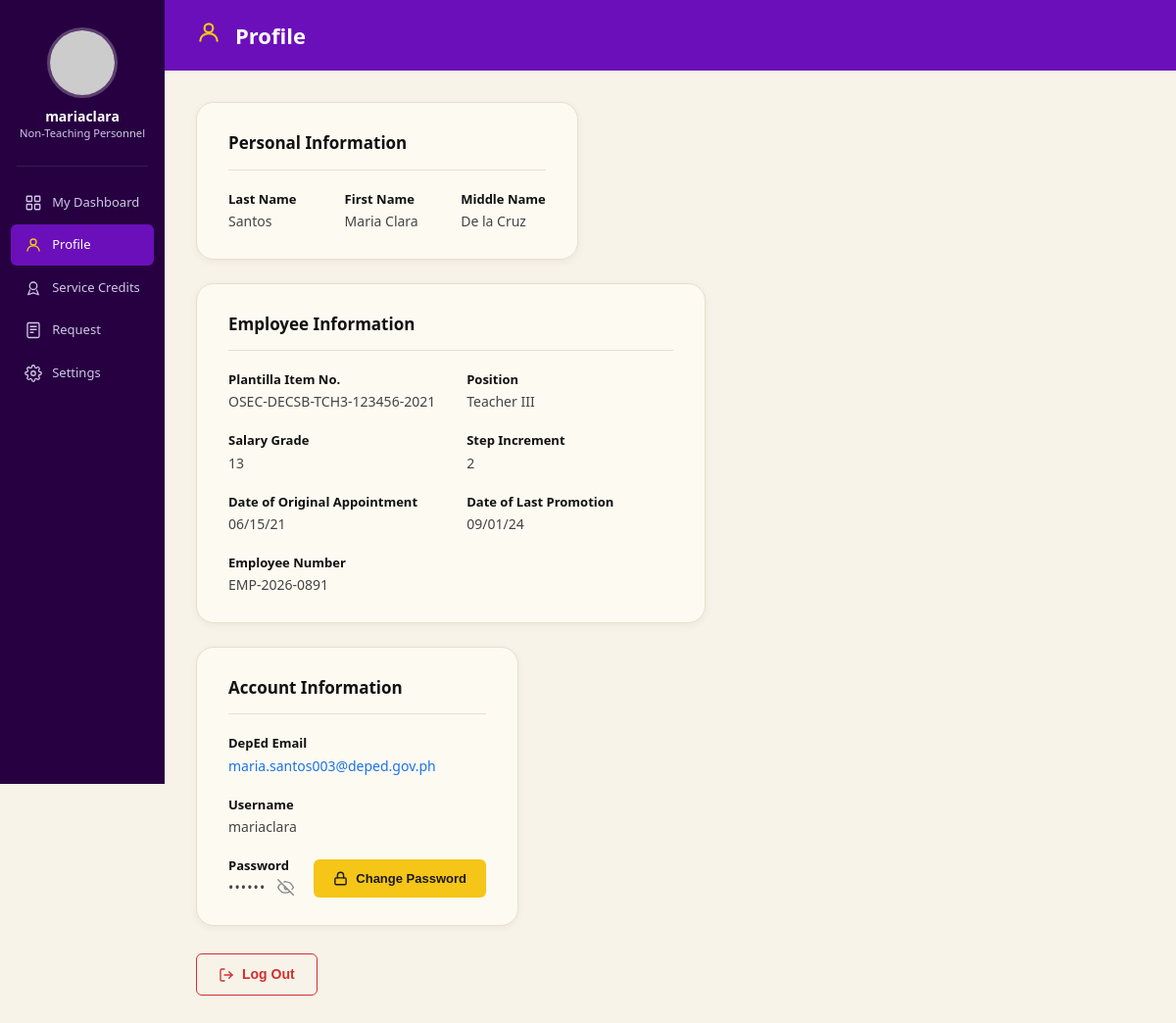
Page /Pages/Users/userProfile.php (signed in) on the committed database.
### tables this page shows
CREATE TABLE `accounts` (
  `account_id` int(10) UNSIGNED NOT NULL,
  `employee_id` int(10) UNSIGNED NOT NULL,
  `role_id` int(10) UNSIGNED NOT NULL,
  `username` varchar(100) NOT NULL,
  `password_hash` varchar(255) NOT NULL,
  `is_active` tinyint(1) NOT NULL DEFAULT 1,
  `created_at` datetime NOT NULL DEFAULT current_timestamp(),
  `updated_at` datetime NOT NULL DEFAULT current_timestamp() ON UPDATE current_timestamp()
);

CREATE TABLE `employees` (
  `employee_id` int(10) UNSIGNED NOT NULL,
  `employee_number` varchar(50) NOT NULL,
  `personnel_type` enum('Teaching','Non-Teaching') NOT NULL,
  `last_name` varchar(100) NOT NULL,
  `first_name` varchar(100) NOT NULL,
  `middle_name` varchar(100) DEFAULT NULL,
  `plantilla_item_number` varchar(100) DEFAULT NULL,
  `position` varchar(150) NOT NULL,
  `salary_grade` tinyint(3) UNSIGNED DEFAULT NULL,
  `step_increment` tinyint(3) UNSIGNED DEFAULT NULL,
  `date_original_appointment` date DEFAULT NULL,
  `date_last_promotion` date DEFAULT NULL,
  `deped_email` varchar(150) NOT NULL,
  `created_at` datetime NOT NULL DEFAULT current_timestamp(),
  `updated_at` datetime NOT NULL DEFAULT current_timestamp() ON UPDATE current_timestamp()
);

### database.php (called while the page is built, shortened)
<?php
function db(): PDO {
    static $pdo = null;
    if ($pdo === null) {
        $host = "localhost";
        $database = "db_persys";
        $username = "root";
        $password = "";
        try {
            $pdo = new PDO(
                "mysql:host=$host;dbname=$database;charset=utf8mb4",
                $username,
                $password,
                [
                    PDO::ATTR_ERRMODE => PDO::ERRMODE_EXCEPTION,
                    PDO::ATTR_DEFAULT_FETCH_MODE => PDO::FETCH_ASSOC,
                    PDO::ATTR_EMULATE_PREPARES => false,
                ]
            );
        } catch (PDOException $e) {
            die("Database connection failed: " . $e->getMessage());
        }
    }
    return $pdo;
}

### Pages/Users/userProfile.php (the view, shortened to what this page needs)
<?php
$stmt = db()->prepare("
    SELECT
        e.employee_id,
        e.employee_number,
        e.last_name,
        e.first_name,
        e.middle_name,
        e.plantilla_item_number,
        e.position,
        e.salary_grade,
        e.step_increment,
        e.date_original_appointment,
        e.date_last_promotion,
        e.deped_email,
        a.username,
        r.role_name
    FROM employees e
    INNER JOIN accounts a
        ON a.employee_id = e.employee_id
    INNER JOIN roles r
        ON r.role_id = a.role_id
    WHERE e.employee_id = ?
      AND a.is_active = 1
");
$stmt->execute([$_SESSION['employee_id']]);
$profile = $stmt->fetch();
?>
<!DOCTYPE html>
<html lang="en">
<head>
  <link rel="stylesheet" href="../../styles/user.css" />
  <link rel="stylesheet" href="../../styles/user-profile.css" />
</head>
<body>
  <div class="app-shell">
    <aside class="sidebar" id="sidebar" aria-label="User navigation">
      <img class="sidebar-avatar" src="https://placehold.co/72x72/6B0FBA/FFFFFF?text=U" alt="User profile photo" />
      <p class="sidebar-name"><?php echo htmlspecialchars($_SESSION['username']); ?></p>
      <p class="sidebar-role"><?php echo htmlspecialchars($_SESSION['role_name']); ?></p>
      <div class="sidebar-divider" role="separator"></div>
      <nav aria-label="Main menu">
        <ul class="sidebar-nav">
          <li>
            <a href="userDashboard.php" class="nav-item">
              <span class="nav-icon" aria-hidden="true">
                <svg viewBox="0 0 24 24">
                  <rect x="3" y="3" width="7" height="7" rx="1"/>
                  <rect x="14" y="3" width="7" height="7" rx="1"/>
                  <rect x="3" y="14" width="7" height="7" rx="1"/>
                  <rect x="14" y="14" width="7" height="7" rx="1"/>
                </svg>
              </span>
              My Dashboard
            </a>
          </li>
          <li>
            <a href="userProfile.php" class="nav-item active" aria-current="page">
              <span class="nav-icon" aria-hidden="true">
                <svg viewBox="0 0 24 24">
                  <circle cx="12" cy="8" r="4"/>
                  <path d="M4 20c0-4 3.6-7 8-7s8 3 8 7"/>
                </svg>
              </span>
              Profile
            </a>
          </li>
          <li>
            <a href="userServiceCredits.php" class="nav-item">
              <span class="nav-icon" aria-hidden="true">
                <svg viewBox="0 0 24 24">
                  <circle cx="12" cy="9" r="5"/>
                  <path d="M7.5 14.5L5 21l7-2.5L19 21l-2.5-6.5"/>
                </svg>
              </span>
              Service Credits
            </a>
          </li>
          <li>
            <a href="userRequest.php" class="nav-item">
              <span class="nav-icon" aria-hidden="true">
                <svg viewBox="0 0 24 24">
                  <rect x="4" y="2" width="16" height="20" rx="2"/>
                  <line x1="8" y1="7" x2="16" y2="7"/>
                  <line x1="8" y1="11" x2="16" y2="11"/>
                  <line x1="8" y1="15" x2="12" y2="15"/>
                </svg>
              </span>
              Request
            </a>
          </li>
          <li>
            <a href="userSettings.php" class="nav-item">
              <span class="nav-icon" aria-hidden="true">
              </span>
              Settings
            </a>
          </li>
        </ul>
      </nav>
    </aside>
    <div class="main-wrapper">
      <header class="topbar" role="banner">
        <span class="topbar-person-icon" aria-hidden="true">
          <svg viewBox="0 0 24 24">
            <circle cx="12" cy="8" r="4"/>
            <path d="M4 20c0-4 3.6-7 8-7s8 3 8 7"/>
          </svg>
        </span>
        <h1 class="topbar-title">Profile</h1>
      </header>
      <main class="page-content profile-content" id="mainContent">
        <section class="profile-card" aria-labelledby="personalInfoTitle">
          <h2 class="profile-card-title" id="personalInfoTitle">
            Personal Information
          </h2>
          <dl class="info-grid cols-3">
            <div class="info-field">
              <dt class="field-key">Last Name</dt>
              <dd class="field-val"><?= htmlspecialchars($profile['last_name']) ?></dd>
            </div>
            <div class="info-field">
              <dt class="field-key">First Name</dt>
              <dd class="field-val"><?= htmlspecialchars($profile['first_name']) ?></dd>
            </div>
            <div class="info-field">
              <dt class="field-key">Middle Name</dt>
              <dd class="field-val"><?= htmlspecialchars($profile['middle_name']) ?></dd>
            </div>
          </dl>
        </section>
        <section class="profile-card" aria-labelledby="employeeInfoTitle">
          <h2 class="profile-card-title" id="employeeInfoTitle">
            Employee Information
          </h2>
          <dl class="info-grid cols-2">
            <div class="info-field">
              <dt class="field-key">Plantilla Item No.</dt>
              <dd class="field-val"><?= htmlspecialchars($profile['plantilla_item_number']) ?></dd>
            </div>
            <div class="info-field">
              <dt class="field-key">Position</dt>
              <dd class="field-val"><?= htmlspecialchars($profile['position']) ?></dd>
            </div>
            <div class="info-field">
              <dt class="field-key">Salary Grade</dt>
              <dd class="field-val"><?= htmlspecialchars($profile['salary_grade']) ?></dd>
            </div>
            <div class="info-field">
              <dt class="field-key">Step Increment</dt>
              <dd class="field-val"><?= htmlspecialchars($profile['step_increment']) ?></dd>
            </div>
            <div class="info-field">
              <dt class="field-key">Date of Original Appointment</dt>
              <dd class="field-val"> <?= date(
                    'm/d/y',
                    strtotime($profile['date_original_appointment'])
                ) ?></dd>
            </div>
            <div class="info-field">
              <dt class="field-key">Date of Last Promotion</dt>
              <dd class="field-val">  <?= !empty($profile['date_last_promotion'])
        ? date('m/d/y', strtotime($profile['date_last_promotion']))
        : 'None' ?></dd>
            </div>
            <div class="info-field span-full">
              <dt class="field-key">Employee Number</dt>
              <dd class="field-val"><?= htmlspecialchars($profile['employee_number']) ?></dd>
            </div>
          </dl>
        </section>
        <section class="profile-card" aria-labelledby="accountInfoTitle">
          <h2 class="profile-card-title" id="accountInfoTitle">
            Account Information
          </h2>
          <div class="account-grid">
            <div class="info-field">
              <span class="field-key">DepEd Email</span>
              <span class="field-val">
                <a href="#">
                 <?= htmlspecialchars($profile['deped_email']) ?>
                </a>
              </span>
            </div>
            <div class="info-field">
              <span class="field-key">Username</span>
              <span class="field-val"><?= htmlspecialchars($profile['username']) ?></span>
            </div>
            <div class="password-row">
              <div class="password-field">
                <span class="field-key">Password</span>
                <div class="password-display">
                  <span
                    class="password-value field-val"
                    id="profilePasswordValue"
                    data-password=""
                  ></span>
                  <button
                    type="button"
                    class="btn-eye-toggle"
                    id="profilePasswordToggle"
                    aria-label="Show password"
                    aria-pressed="false"
                  >
                  </button>
                </div>
              </div>
              <button type="button" class="btn-change-password">
                <svg viewBox="0 0 24 24" aria-hidden="true">
                  <rect x="3" y="11" width="18" height="11" rx="2" ry="2"/>
                  <path d="M7 11V7a5 5 0 0 1 10 0v4"/>
                </svg>
                Change Password
              </button>
            </div>
          </div>
        </section>
        <div class="profile-footer">
          <button type="button" class="btn-logout">
            <svg viewBox="0 0 24 24" aria-hidden="true">
              <path d="M9 21H5a2 2 0 0 1-2-2V5a2 2 0 0 1 2-2h4"/>
              <polyline points="16 17 21 12 16 7"/>
              <line x1="21" y1="12" x2="9" y2="12"/>
            </svg>
            Log Out
          </button>
        </div>
      </main>
    </div>
  </div>
</body>
</html>

### styles/user.css (style rules this page uses)
*, *::before, *::after { box-sizing: border-box; margin: 0; padding: 0; }
:root { --clr-purple-darkest: #1E0038; --clr-purple-sidebar: #260041; --clr-purple-topbar: #6B0FBA; --clr-purple-active: #7B1FC8; --clr-purple-icon: #5B0FA8; --clr-purple-notif-hd: #2D0057; --clr-purple-mid: #6A0DAD; --clr-yellow-accent: #F5C518; --clr-yellow-badge: #F5C518; --clr-white: #FFFFFF; --clr-cream-bg: #F7F3E8; --clr-card-bg: #FDFAF2; --clr-notif-item-bg: #FDFAF2; --clr-border-light: #E8E0CC; --clr-text-dark: #111111; --clr-text-mid: #444444; --clr-text-light: #888888; --clr-sidebar-text: #D4C5E8; --sidebar-width: 168px; --topbar-height: 72px; --font-base: 'Segoe UI', system-ui, -apple-system, sans-serif; --gap-sm: 8px; --gap-md: 16px; --gap-lg: 24px; --gap-xl: 32px; --radius-sm: 6px; --radius-md: 12px; --radius-lg: 18px; --transition: 0.2s ease; }
html, body { height: 100%; font-family: var(--font-base); background-color: var(--clr-cream-bg); color: var(--clr-text-dark); -webkit-font-smoothing: antialiased; }
a { text-decoration: none; color: inherit; }
ul, ol { list-style: none; }
.app-shell { display: flex; min-height: 100vh; }
.sidebar { width: var(--sidebar-width); min-height: 100vh; background-color: var(--clr-purple-sidebar); display: flex; flex-direction: column; align-items: center; padding: 28px 0 24px; flex-shrink: 0; position: sticky; top: 0; align-self: flex-start; height: 100vh; overflow-y: auto; }
.sidebar-avatar { width: 72px; height: 72px; border-radius: 50%; object-fit: cover; border: 3px solid rgba(255, 255, 255, 0.25); margin-bottom: 10px; }
.sidebar-name { font-size: 0.875rem; font-weight: 700; color: var(--clr-white); text-align: center; line-height: 1.3; }
.sidebar-role { font-size: 0.7rem; color: var(--clr-sidebar-text); text-align: center; margin-bottom: 24px; }
.sidebar-divider { width: 80%; height: 1px; background-color: rgba(255, 255, 255, 0.1); margin-bottom: 16px; }
.sidebar-nav { width: 100%; display: flex; flex-direction: column; gap: 2px; padding: 0 10px; }
.nav-item { display: flex; align-items: center; gap: 10px; padding: 11px 14px; border-radius: var(--radius-sm); font-size: 0.8125rem; font-weight: 500; color: var(--clr-sidebar-text); cursor: pointer; transition: background-color var(--transition), color var(--transition); white-space: nowrap; }
.nav-item.active { background-color: var(--clr-purple-topbar); color: var(--clr-white); }
.nav-icon { display: flex; align-items: center; justify-content: center; flex-shrink: 0; width: 18px; height: 18px; color: inherit; }
.nav-icon svg { width: 18px; height: 18px; stroke: currentColor; fill: none; stroke-width: 1.75; stroke-linecap: round; stroke-linejoin: round; }
.nav-item.active .nav-icon svg { stroke: var(--clr-yellow-accent); }
.main-wrapper { flex: 1; display: flex; flex-direction: column; min-width: 0; }
.topbar { height: var(--topbar-height); background-color: var(--clr-purple-topbar); display: flex; align-items: center; padding: 0 var(--gap-xl); gap: 14px; flex-shrink: 0; }
.topbar-title { font-size: 1.375rem; font-weight: 700; color: var(--clr-white); }
.page-content { flex: 1; background-color: var(--clr-cream-bg); padding: var(--gap-xl); display: grid; grid-template-columns: 1fr 420px; gap: var(--gap-xl); align-items: start; }
:root { --app-font-size: 16px; --persys-font-size: 16px; --app-letter-spacing: 0px; --app-line-height: 1.5; }
html { font-size: var(--app-font-size, 16px); }
body { font-size: var(--persys-font-size, 16px); letter-spacing: var(--app-letter-spacing, 0px); line-height: var(--app-line-height, 1.5); }
body p, body label, body input, body select, body textarea, body button, body th, body td, body li, body a, body span, body small, body strong, body em { letter-spacing: inherit; line-height: inherit; }

### rows in the picture
accounts: employee.last_name "Santos", employee.first_name "Maria Clara", employee.middle_name "De la Cruz", employee.plantilla_item_number "OSEC-DECSB-TCH3-123456-2021", employee.position "Teacher III", employee.salary_grade "13", employee.step_increment "2", employee.date_original_appointment "06/15/21", employee.date_last_promotion "09/01/24", employee.employee_number "EMP-2026-0891", employee.deped_email "maria.santos003@deped.gov.ph", username "mariaclara"

### other values in the picture
$_SESSION['username'] "mariaclara"
$_SESSION['role_name'] "Non-Teaching Personnel"
